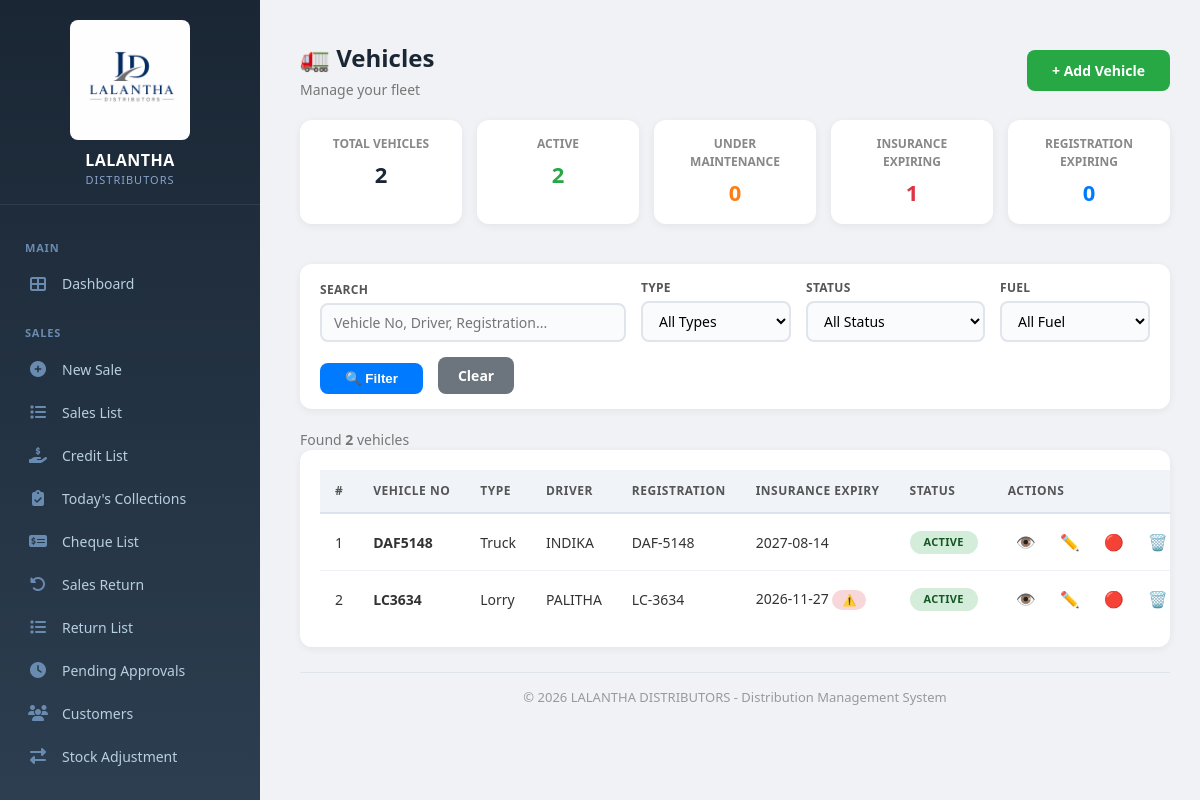
Page /vehicles/ (signed in) on the committed database.
### core/models.py (models this page shows, shortened)
class Vehicle(models.Model):
    VEHICLE_TYPES = [
        ('Lorry', 'Lorry'),
        ('Van', 'Van'),
        ('Truck', 'Truck'),
        ('Pickup', 'Pickup'),
        ('Tractor', 'Tractor'),
        ('Other', 'Other'),
    ]
    FUEL_TYPES = [
        ('Petrol', 'Petrol'),
        ('Diesel', 'Diesel'),
        ('Electric', 'Electric'),
        ('Hybrid', 'Hybrid'),
    ]
    STATUS_CHOICES = [
        ('ACTIVE', 'Active'),
        ('INACTIVE', 'Inactive'),
        ('MAINTENANCE', 'Under Maintenance'),
    ]
    vehicle_number = models.CharField(max_length=50, unique=True, help_text="e.g., LC-3634")
    vehicle_type = models.CharField(max_length=20, choices=VEHICLE_TYPES, default='Lorry')
    driver_name = models.CharField(max_length=100, help_text="Current driver name")
    is_active = models.BooleanField(default=True)
    status = models.CharField(max_length=20, choices=STATUS_CHOICES, default='ACTIVE')
    registration_number = models.CharField(max_length=50, blank=True, null=True)
    registration_expiry = models.DateField(null=True, blank=True)
    insurance_expiry = models.DateField(null=True, blank=True)
    last_service_date = models.DateField(null=True, blank=True)
    mileage = models.DecimalField(max_digits=12, decimal_places=2, null=True, blank=True, help_text="Current odometer reading")
    fuel_type = models.CharField(max_length=20, choices=FUEL_TYPES, default='Diesel')
    capacity = models.DecimalField(max_digits=10, decimal_places=2, null=True, blank=True, help_text="Weight capacity in tons or volume in liters")
    notes = models.TextField(blank=True, null=True)
    purchase_date = models.DateField(null=True, blank=True)
    purchase_price = models.DecimalField(max_digits=12, decimal_places=2, null=True, blank=True)
    current_value = models.DecimalField(max_digits=12, decimal_places=2, null=True, blank=True, help_text="Optional depreciated value")
    created_at = models.DateTimeField(auto_now_add=True)
    updated_at = models.DateTimeField(auto_now=True)
    def is_insurance_expiring_soon(self, days=30):
        if self.insurance_expiry:
            from datetime import date, timedelta
            return self.insurance_expiry - date.today() <= timedelta(days=days) and self.insurance_expiry >= date.today()
        return False
    def get_status_badge(self):
        if self.status == 'ACTIVE':
            return 'complete'
        elif self.status == 'MAINTENANCE':
            return 'warning'
        else:
            return 'pending'
    class Meta:
        ordering = ['vehicle_number']

### core/decorators.py (the view)
        def wrapper(request, *args, **kwargs):
            if not request.user.is_authenticated:
                messages.error(request, 'Please login first.')
                return redirect('/login/')  # ✅ Always returns
            try:
                profile = request.user.profile
                if profile.has_permission(permission):
                    return view_func(request, *args, **kwargs)  # ✅ Returns view response
                else:
                    messages.error(request, f'You do not have permission to access this page. Required: {permission}')
                    return redirect('/reports/')  # ✅ Always returns
            except UserProfile.DoesNotExist:
                messages.error(request, 'User profile not found. Please contact admin.')
                return redirect('/logout/')  # ✅ Always returns

### core/context_processors.py (called while the page is built)
def cache_version(request):
    return {
        'cache_version': settings.CACHE_VERSION
    }

### core/models.py (called while the page is built, shortened)
    def has_permission(self, permission):
        if self.role == 'Admin':
            return True

### core/templatetags/core_extras.py (called while the page is built)
@register.filter
def has_perm(profile, permission):
    try:
        return profile.has_permission(permission)
    except Exception:
        return False

### core/templates/core/vehicle_list.html (shortened to what this page needs)
{% extends 'core/base.html' %}
{% load static %}
{% block content %}
<div class="container">
    <div class="page-title">
        <div>
            <h2>🚛 Vehicles</h2>
            <span class="subtitle">Manage your fleet</span>
        </div>
        <a href="/vehicle/add/" class="btn">+ Add Vehicle</a>
    </div>
    <div class="summary-grid">
        <div class="card">
            <div class="label">Total Vehicles</div>
            <div class="value total">{{ total_vehicles }}</div>
        </div>
        <div class="card">
            <div class="label">Active</div>
            <div class="value active">{{ active_vehicles }}</div>
        </div>
        <div class="card">
            <div class="label">Under Maintenance</div>
            <div class="value maintenance">{{ maintenance_vehicles }}</div>
        </div>
        <div class="card">
            <div class="label">Insurance Expiring</div>
            <div class="value insurance">{{ insurance_expiring }}</div>
        </div>
        <div class="card">
            <div class="label">Registration Expiring</div>
            <div class="value registration">{{ registration_expiring }}</div>
        </div>
    </div>
    <form method="GET" class="filter-bar">
        <div class="filter-group" style="flex:2;">
            <label>Search</label>
            <input type="text" name="search" placeholder="Vehicle No, Driver, Registration..." value="{{ search }}">
        </div>
        <div class="filter-group">
            <label>Type</label>
            <select name="vehicle_type">
                <option value="">All Types</option>
            </select>
        </div>
        <div class="filter-group">
            <label>Status</label>
            <select name="status">
                <option value="">All Status</option>
            </select>
        </div>
        <div class="filter-group">
            <label>Fuel</label>
            <select name="fuel_type">
                <option value="">All Fuel</option>
            </select>
        </div>
        <button type="submit" class="btn-filter">🔍 Filter</button>
        <a href="/vehicles/" class="btn-clear">Clear</a>
    </form>
    <div class="result-count">
        Found <strong>{{ vehicles|length }}</strong> vehicle{{ vehicles|pluralize }}
    </div>
    <div class="table-container">
        <table>
            <thead>
                <tr>
                    <th>#</th>
                    <th>Vehicle No</th>
                    <th>Type</th>
                    <th>Driver</th>
                    <th>Registration</th>
                    <th>Insurance Expiry</th>
                    <th>Status</th>
                    <th>Actions</th>
                </tr>
            </thead>
            <tbody>
                {% for vehicle in vehicles %}
                <tr>
                    <td>{{ forloop.counter }}</td>
                    <td><strong>{{ vehicle.vehicle_number }}</strong></td>
                    <td>{{ vehicle.get_vehicle_type_display }}</td>
                    <td>{{ vehicle.driver_name }}</td>
                    <td>{{ vehicle.registration_number|default:"-" }}</td>
                    <td>
                        {{ vehicle.insurance_expiry|date:"Y-m-d"|default:"-" }}
                        {% if vehicle.is_insurance_expiring_soon %}
                            <span class="alert-badge">⚠️</span>
                        {% endif %}
                    </td>
                    <td>
                        <span class="badge-status {{ vehicle.get_status_badge }}">
                            {{ vehicle.get_status_display }}
                        </span>
                    </td>
                    <td>
                        <div class="action-icons">
                            <a href="/vehicle/detail/{{ vehicle.id }}/" class="view" title="View">👁️</a>
                            <a href="/vehicle/edit/{{ vehicle.id }}/" class="edit" title="Edit">✏️</a>
                            <a href="/vehicle/toggle/{{ vehicle.id }}/" class="{% if vehicle.is_active %}delete{% else %}pay{% endif %}" title="{% if vehicle.is_active %}Deactivate{% else %}Activate{% endif %}" onclick="return confirm('{% if vehicle.is_active %}Deactivate{% else %}Activate{% endif %} {{ vehicle.vehicle_number }}?')">
                                {% if vehicle.is_active %}🔴{% else %}🟢{% endif %}
                            </a>
                            <a href="/vehicle/delete/{{ vehicle.id }}/" class="delete" title="Delete" onclick="return confirm('Delete vehicle {{ vehicle.vehicle_number }}?')">🗑️</a>
                        </div>
                    </td>
                </tr>
                {% endfor %}
            </tbody>
        </table>
    </div>
    <div class="footer">
        &copy; {% now "Y" %} LALANTHA DISTRIBUTORS - Distribution Management System
    </div>
</div>
{% endblock %}

### core/static/core/css/style.css (style rules this page uses)
* { margin: 0; padding: 0; box-sizing: border-box; }
body { font-family: -apple-system, BlinkMacSystemFont, "Segoe UI", Roboto, "Helvetica Neue", Arial, sans-serif; background: #f0f4f9; color: #1a2634; font-size: 14px; line-height: 1.5; min-height: 100vh; }
.container { max-width: 1400px; margin: 0 auto; padding: 20px; flex: 1; width: 100%; }
.card { background: white; border-radius: 12px; padding: 25px; box-shadow: 0 2px 8px rgba(0,0,0,0.06); margin-bottom: 20px; }
.page-title { display: flex; justify-content: space-between; align-items: center; margin-bottom: 20px; flex-wrap: wrap; gap: 15px; }
.page-title h2 { font-size: 24px; color: #1a2634; font-weight: 600; }
.page-title .subtitle { display: block; font-size: 13px; color: #888; margin-top: 3px; font-weight: 400; }
.btn { padding: 10px 22px; border: none; border-radius: 8px; font-weight: 600; cursor: pointer; font-size: 14px; text-decoration: none; display: inline-block; transition: 0.2s; background: #007bff; color: white; }
.table-container { overflow-x: auto; background: white; border-radius: 12px; }
table { width: 100%; border-collapse: collapse; font-size: 14px; }
table thead th { background: #f0f4f9; padding: 12px 15px; text-align: left; font-weight: 600; color: #555; font-size: 12px; text-transform: uppercase; letter-spacing: 0.5px; border-bottom: 2px solid #dde3ec; white-space: nowrap; }
table tbody td { padding: 12px 15px; border-bottom: 1px solid #edf1f7; color: #333; vertical-align: middle; }
table tbody tr:last-child td { border-bottom: none; }
.footer { text-align: center; padding: 20px; color: #999; font-size: 13px; margin-top: 20px; }
.badge-status { display: inline-block; padding: 3px 12px; border-radius: 12px; font-size: 11px; font-weight: 600; text-transform: uppercase; letter-spacing: 0.3px; }
.badge-status.received, .badge-status.complete, .badge-status.cleared, .badge-status.paid { background: #d4edda; color: #155724; }
.form-control, input[type="text"], input[type="number"], input[type="date"], input[type="email"], input[type="password"], select, textarea { font-family: inherit; }

### core/templates/core/vehicle_list.html (style rules this page uses)
.summary-grid { display: grid; grid-template-columns: repeat(5, 1fr); gap: 15px; margin-bottom: 20px; }
.summary-grid .card { background: white; padding: 15px 20px; border-radius: 12px; box-shadow: 0 2px 8px rgba(0,0,0,0.06); text-align: center; }
.summary-grid .card .label { font-size: 12px; color: #888; text-transform: uppercase; font-weight: 600; }
.summary-grid .card .value { font-size: 22px; font-weight: 700; margin-top: 5px; }
.summary-grid .card .value.total { color: #1a2634; }
.summary-grid .card .value.active { color: #28a745; }
.summary-grid .card .value.maintenance { color: #fd7e14; }
.summary-grid .card .value.insurance { color: #dc3545; }
.summary-grid .card .value.registration { color: #007bff; }
.badge-status { padding: 3px 14px; border-radius: 20px; font-size: 11px; font-weight: 600; display: inline-block; }
.badge-status.complete { background: #d4edda; color: #155724; }
.alert-badge { display: inline-block; background: #f8d7da; color: #721c24; padding: 2px 10px; border-radius: 12px; font-size: 11px; font-weight: 600; }

### rows in the picture
Vehicle: vehicle_number "DAF5148", vehicle_type "Truck", driver_name "INDIKA", registration_number "DAF-5148", insurance_expiry "2027-08-14", status "ACTIVE"
Vehicle: vehicle_number "LC3634", vehicle_type "Lorry", driver_name "PALITHA", registration_number "LC-3634", insurance_expiry "2026-11-27", status "ACTIVE"

### other values in the picture
{{ total_vehicles }} "2"
{{ active_vehicles }} "2"
{{ maintenance_vehicles }} "0"
{{ insurance_expiring }} "1"
{{ registration_expiring }} "0"
{{ vehicles|length }} "2"
